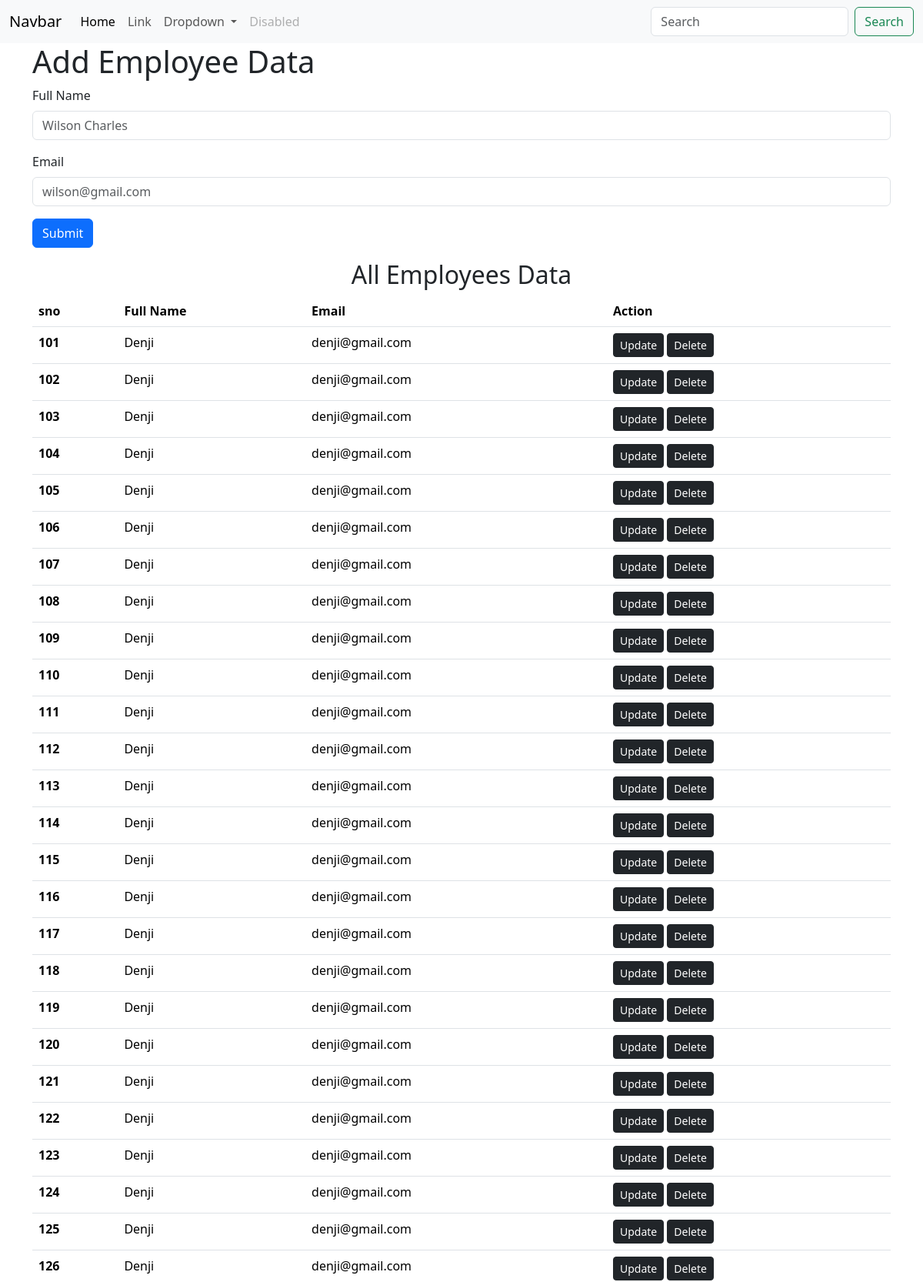
The page / (upper part) on the database its author committed.
### app.py (models this page shows)
class Employee(db.Model):
    sno = db.Column(db.Integer, primary_key=True)
    name = db.Column(db.String(200), nullable=False)
    email = db.Column(db.String(500), nullable=False)

### app.py (the view)
@app.route("/", methods=['GET', 'POST'])
def home():
    if request.method == "POST":
        name = request.form['name']
        email = request.form['email']
        employee = Employee(name=name, email=email)
        db.session.add(employee)
        db.session.commit()
    employees = Employee.query.all()
    return render_template("index.html", employees=employees)

### templates/index.html
{% extends 'base.html' %}
{% block body %}
    <div class="container">
      <h1>Add Employee Data</h1>
      <form action="/" method="post">
        <div class="mb-3">
        <label for="" class="form-label">Full Name</label>
        <input type="text" class="form-control" name="name" id="" placeholder="Wilson Charles">
      </div>
      <div class="mb-3">
        <label for="" class="form-label">Email</label>
        <input type="email" class="form-control" name="email" id="" placeholder="wilson@gmail.com">
      </div>
      <div class="mb-3">
        <button type="submit" class="btn btn-primary">
            Submit
        </button>
      </div>
      </form>
      <h2 class="text-center"> All Employees Data</h2>
        <table class="table">
  <thead>
    <tr>
      <th scope="col">sno</th>
      <th scope="col">Full Name</th>
      <th scope="col">Email</th>
      <th scope="col">Action</th>
    </tr>
  </thead>
  <tbody>
        {% for i in employees %}
            <tr>
                <th scope="row">{{i.sno}}</th>
                <td>{{i.name}}</td>
                <td>{{i.email}}</td>
                <td>
                    <a href="/update/{{i.sno}}" class="btn btn-dark btn-sm" role="button">Update</a>
                    <a href="/delete/{{i.sno}}" class="btn btn-dark btn-sm" role="button">Delete</a>
                </td>
            </tr>
        {% endfor %}
  </tbody>
</table>
{% endblock body %}

### templates/base.html (shortened to what this page needs)
<!doctype html>
<html lang="en">
  <head>
    <link href="https://cdn.jsdelivr.net/npm/bootstrap@5.3.8/dist/css/bootstrap.min.css" rel="stylesheet">
  </head>
  <body>
    <nav class="navbar navbar-expand-lg bg-body-tertiary">
  <div class="container-fluid">
    <a class="navbar-brand" href="#">Navbar</a>
    <div class="collapse navbar-collapse" id="navbarSupportedContent">
      <ul class="navbar-nav me-auto mb-2 mb-lg-0">
        <li class="nav-item">
          <a class="nav-link active" aria-current="page" href="#">Home</a>
        </li>
        <li class="nav-item">
          <a class="nav-link" href="#">Link</a>
        </li>
        <li class="nav-item dropdown">
          <a class="nav-link dropdown-toggle" href="#" role="button" data-bs-toggle="dropdown" aria-expanded="false">
            Dropdown
          </a>
        </li>
        <li class="nav-item">
          <a class="nav-link disabled" aria-disabled="true">Disabled</a>
        </li>
      </ul>
      <form class="d-flex" role="search">
        <input class="form-control me-2" type="search" placeholder="Search" aria-label="Search"/>
        <button class="btn btn-outline-success" type="submit">Search</button>
      </form>
    </div>
  </div>
</nav>
    {% block body %}
    {% endblock body %}
  </body>
</html>

### rows shown on the page
Employee: sno "101", name "Denji", email "denji@gmail.com"
Employee: sno "102", name "Denji", email "denji@gmail.com"
Employee: sno "103", name "Denji", email "denji@gmail.com"
Employee: sno "104", name "Denji", email "denji@gmail.com"
Employee: sno "105", name "Denji", email "denji@gmail.com"
Employee: sno "106", name "Denji", email "denji@gmail.com"
Employee: sno "107", name "Denji", email "denji@gmail.com"
Employee: sno "108", name "Denji", email "denji@gmail.com"
Employee: sno "109", name "Denji", email "denji@gmail.com"
Employee: sno "110", name "Denji", email "denji@gmail.com"
Employee: sno "111", name "Denji", email "denji@gmail.com"
Employee: sno "112", name "Denji", email "denji@gmail.com"
Employee: sno "113", name "Denji", email "denji@gmail.com"
Employee: sno "114", name "Denji", email "denji@gmail.com"
Employee: sno "115", name "Denji", email "denji@gmail.com"
Employee: sno "116", name "Denji", email "denji@gmail.com"
Employee: sno "117", name "Denji", email "denji@gmail.com"
Employee: sno "118", name "Denji", email "denji@gmail.com"
Employee: sno "119", name "Denji", email "denji@gmail.com"
Employee: sno "120", name "Denji", email "denji@gmail.com"
Employee: sno "121", name "Denji", email "denji@gmail.com"
Employee: sno "122", name "Denji", email "denji@gmail.com"
Employee: sno "123", name "Denji", email "denji@gmail.com"
Employee: sno "124", name "Denji", email "denji@gmail.com"
Employee: sno "125", name "Denji", email "denji@gmail.com"
Employee: sno "126", name "Denji", email "denji@gmail.com"
